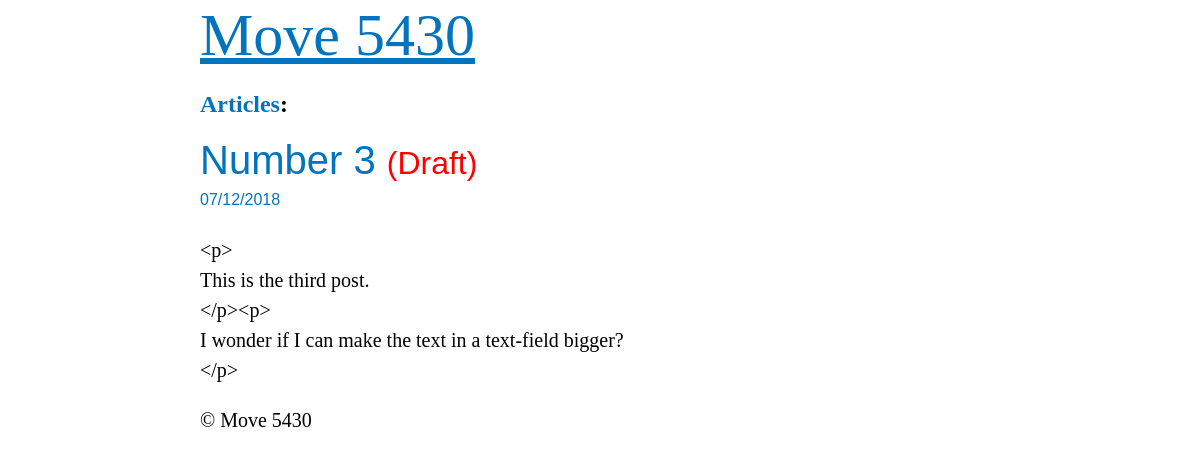
The app's page /num3/ (signed in) with its own data.
### blog/models.py (models this page shows, shortened)
class BlogPost(models.Model):
    title = models.CharField(max_length=120, blank=False, unique=True)
    slug = models.SlugField(unique=True)
    text = models.TextField(blank=True)
    image = models.ImageField(blank=True, null=True,
        upload_to=upload_location,
        height_field="height_field",
        width_field="width_field")
    height_field = models.IntegerField(default=200)
    width_field = models.IntegerField(default=220)
    draft = models.BooleanField(default=False)
    updated = models.DateTimeField(auto_now=True, auto_now_add=False, blank=True)
    timestamp = models.DateTimeField(auto_now=False, auto_now_add=True, blank=True)
    objects = PostManager()
    class Meta:
        ordering = ['title']

### blog/views.py (the view)
# urls.py: url(r'^(?P<slug>[\w-]+)/$', blog_views.blog_detail, name='detail'),
def blog_detail(request, slug=None):
	instance = get_object_or_404(BlogPost, slug=slug)
	if instance.draft:
		if not request.user.is_staff:
			raise Http404
	context = {
		"title": instance.title,
		"post": instance,
		"type": "oneblog"
	}
	return render(request, "blog_detail.html", context)

### templates/blog_detail.html (shortened to what this page needs)
{% extends "base.html" %}
{% block type %} {{ type }} {% endblock %}
{% block content %}
<article>
	<header>
		<div class="blogparent">
			<a href="{% url 'list' %}">Articles</a>:
		</div>
		<h1>{{ post.title }} {% if post.draft %} <small><span style='color:red'> (Draft)</span></small> {% endif %}</h1>
		<small> {{ post.timestamp | date:'m/d/Y'}} </small>
	</header>
	<p> {{ post.text | linebreaks}} </p>
</article>
{% endblock %}

### static/css/base.css (style rules this page uses)
body { max-width:40em; margin:0 auto; padding:5px; font-family:Georgia, serif; font-size:20px; line-height:30px; color:#000 }
small,.small,footer { font-size:0.8em; color:#0274be }
h1,h2,h3,small,.small,footer { font-family:Tahoma, Verdana, sans-serif; font-weight:normal }
h1,h2,h3,label { line-height:1em }
h1 { font-size:2em }
h1,h2,h3,cite { color:#0274be }
a { text-decoration:none; color:#0274be; overflow-wrap:break-word; word-wrap:break-word }
div.blogparent { font-size:1.2em;font-weight:bold;margin:1em 0 -0.5em 0 }
body#oneblog div#content article header h1 { margin-bottom:0 }

### records on screen
BlogPost: title "Number 3", timestamp "07/12/2018", text "<p> This is the third post. </p><p> I wonder if I can make the text in a text-field bigger? </p>"
